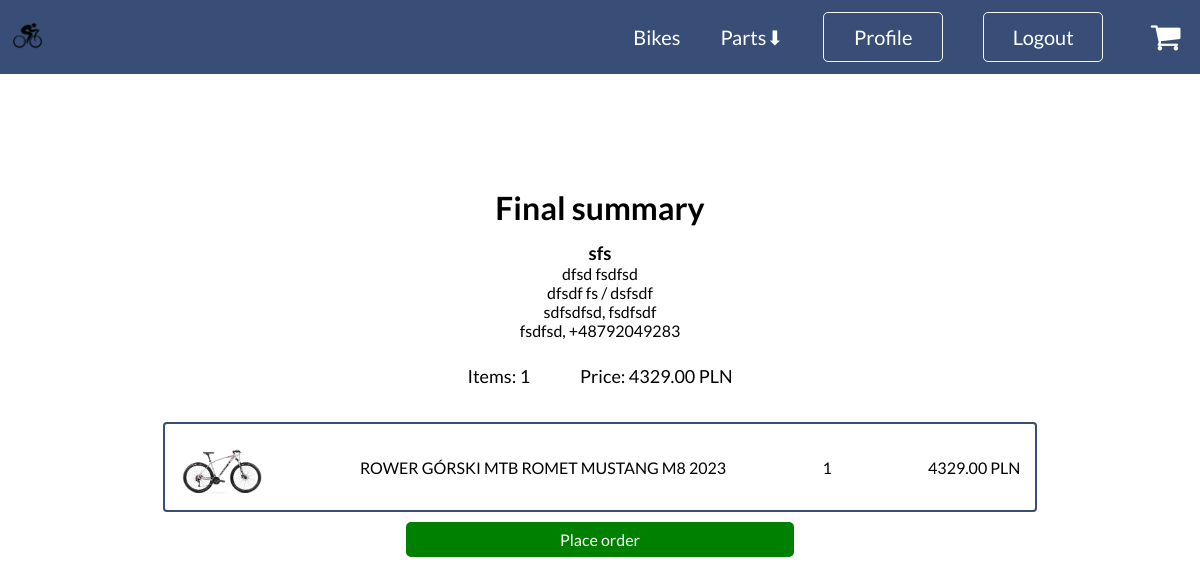
Page /cart/address/6/summary/ (signed in) on the committed database.
### users/models.py (models this page shows, shortened)
class Address(models.Model):
    name = models.CharField(max_length=50, unique=True)
    first_name = models.CharField(max_length=30)
    last_name = models.CharField(max_length=30)
    street = models.CharField(max_length=100)
    house = models.CharField(max_length=10)
    apartment = models.CharField(max_length=10, blank=True, null=True)
    postal_code = models.CharField(max_length=10)
    city = models.CharField(max_length=50)
    country = models.CharField(max_length=20)
    phone = PhoneNumberField(unique=True)
    user = models.ForeignKey(User, on_delete=models.CASCADE)

### shop/models.py (models this page shows, shortened)
class Cart(models.Model):
    user = models.ForeignKey(User, on_delete=models.CASCADE)
    total_items = models.PositiveIntegerField(default=0)
    total_price = models.DecimalField(max_digits=10, decimal_places=2, default=0)

class CartedItem(models.Model):
    product = models.ForeignKey(Product, on_delete=models.CASCADE)
    cart = models.ForeignKey(Cart, on_delete=models.CASCADE)
    quantity = models.PositiveIntegerField(default=1)

class Product(models.Model):
    title = models.CharField(max_length=100, unique=True)
    description = models.TextField()
    price = models.DecimalField(max_digits=10, decimal_places=2)
    category = models.ForeignKey(Category, on_delete=models.CASCADE)
    image = models.ImageField(upload_to=upload_to_path)
    class Meta:
        verbose_name_plural = 'Product'

### shop/views.py (the view, shortened to what this page needs)
# urls.py: path('cart/address/<int:pk>/summary/', SummaryView.as_view(), name='summary'),
class SummaryView(LoginRequiredMixin, UserPassesTestMixin, DetailView):
    model = Cart
    template_name = 'shop/summary.html'
    context_object_name = 'cart'
    def get_object(self):
        user = self.request.user
        cart = Cart.objects.filter(user=user).first()
        if not cart:
            return redirect('shop:home')
        return cart
    def test_func(self):
        user = self.request.user
        address_id = self.kwargs['pk']
        return Address.objects.filter(id=address_id, user=user).exists()
    def get_context_data(self, **kwargs):
        context = super().get_context_data(**kwargs)
        cart = self.object
        carted_items = CartedItem.objects.filter(cart=cart)
        address_id = self.kwargs['pk']
        address = get_object_or_404(Address, id=address_id)
        context['address'] = address
        context['carted_items'] = carted_items
        context['total_items'] = cart.total_items
        context['total_price'] = cart.total_price
        return context

### shop/context_processors.py (called while the page is built)
def products(request):
    categories = Category.objects.exclude(name="Bikes")
    bikes_category = Category.objects.get(name="Bikes")
    return {'categories': categories, 'bikes_category': bikes_category}

### shop/models.py (called while the page is built)
    def get_absolute_url(self):
        return reverse('shop:product-list', args=[self.name.lower()])

### templates/shop/summary.html
{% extends "base.html" %}
{% load static %}
{% block content %}
<div class="cart">
    <div class="cart">
        {% if carted_items %}
            <h1 style="margin-bottom: 15px;">Final summary</h1>
            <h3>{{ address.name }}</h3>
            <p>{{ address.first_name }} {{ address.last_name }}</p>
            <p>{{ address.street }} {{ address.house }} {% if address.apartment%}/ {{ address.apartment }} {% endif %}</p>
            <p>{{ address.city }}, {{ address.postal_code }}</p>
            <p>{{ address.country }}, {{ address.phone }}</p>
            <div class="cart-summary">
                <p>Items: {{ total_items }}</p>
                <p>Price: {{ total_price }} PLN</p>
            </div>
            <ul>
                {% for item in carted_items %}
                    <li>
                        <div class="cart-element">
                            <img src="{{ item.product.image.url }}" alt="">
                            <p>{{ item.product.title }}</p>
                            <p>{{ item.quantity }}</p>
                            <p>{{item.product.price}} PLN</p>
                        </div>
                    </li>
                {% endfor %}
            </ul>
            <a class="info-btn" href="{% url 'shop:order' pk=address.id %}" style="background-color: green; width: 40%; margin: auto;">Place order</a>
        {% else %}
            <p>you cart is empty...</p>
        {% endif %}
    </div>
</div>
{% endblock content %}

### static/css/style.css (style rules this page uses)
* { margin: 0; padding: 0; box-sizing: border-box; font-family: 'Lato', sans-serif; }
body { background-color: #ffffff; }
ul { list-style-type: none; padding: 0; margin: 0; }
.info-btn { background-color: #FFA500; color: white; padding: 8px 16px; border: none; border-radius: 5px; text-align: center; text-decoration: none; display: inline-block; font-size: 16px; margin: 5px 0; cursor: pointer; transition: background-color 0.3s; }
.cart { text-align: center; display: flex; flex-direction: column; margin: 5% auto; width: 90%; }
.cart-summary { display: flex; margin: auto; }
.cart-summary p { margin: 25px; font-size: 18px; }
.cart-element { width: 90%; margin: 10px auto; border: 2px solid #394E76; padding: 15px; display: flex; justify-content: space-between; align-items: center; border-radius: 4px; }
.cart-element img { width: 10%; height: 10%; justify-content: left; }

### rows in the picture
Address: name "sfs", first_name "dfsd", last_name "fsdfsd", street "dfsdf", house "fs", apartment "dsfsdf", city "sdfsdfsd", postal_code "fsdfsdf", country "fsdfsd", phone "+48792049283"
Cart: total_price "4329.00"
CartedItem: product.image (picture), product "ROWER GÓRSKI MTB ROMET MUSTANG M8 2023", quantity "1", product.price "4329.00"

### other values in the picture
{{ total_items }} "1"
